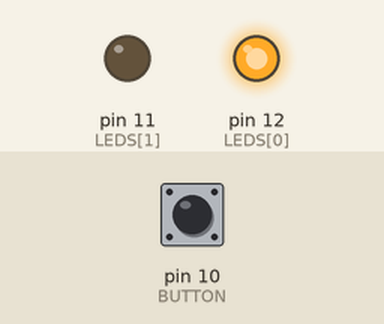
Recording of a sketch running on a simulated Arduino Uno, built with avr-gcc and run on an emulated ATmega328P. Parts: output pins drawn as LEDs (lit = HIGH). Inputs (shaded band) come from the test bench; at power-on: pin 10 (BUTTON) HIGH.

Above: at 1.2 s.
1.3 s: pin 10 (BUTTON) pulled LOW for 0.15 s
At 1.37 s:
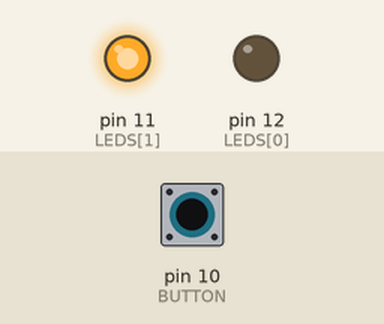
2.9 s: pin 10 (BUTTON) pulled LOW for 3.2 s
At 7.5 s:
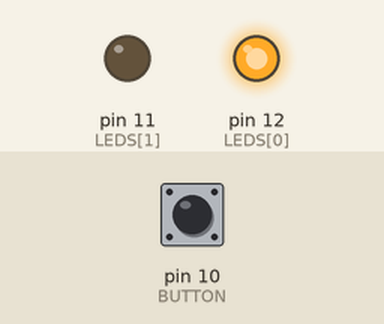
Timing chart, 0 to 9.0 s (numbered marks = the images above; inputs shaded):
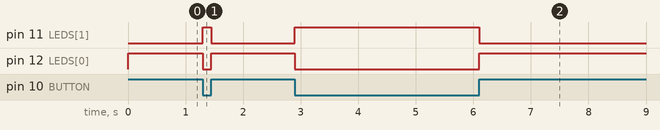

The sketch:

interruptor_doble_led.ino
```cpp
//https://www.tinkercad.com/things/6z4jDQ5OujF-interruptor-doble-led?sharecode=6uphFnm635B21PcPl5WCgr9SJ1fZwOL3kvKIx435l7s

const int LEDS[] = {12, 11};
const int BUTTON = 10;

void setup() {
  for(int i = 0; i < 2; i++){
    pinMode(LEDS[i], OUTPUT);
  }
  pinMode(BUTTON, INPUT_PULLUP);
}

void loop() {
  int button_state = digitalRead(BUTTON);
  if(button_state == LOW){
    digitalWrite(LEDS[0], LOW);
    digitalWrite(LEDS[1], HIGH);
  }else{
    digitalWrite(LEDS[0], HIGH);
    digitalWrite(LEDS[1], LOW);
  }
}
```

Measured:
- after the input at 1.3 s, pin 11 (LEDS[1]): LOW → HIGH at once, → LOW 0.15 s later; pin 12 (LEDS[0]): HIGH → LOW at once, → HIGH 0.15 s later
- after the input at 2.9 s, pin 11 (LEDS[1]): LOW → HIGH at once, → LOW 3.2 s later; pin 12 (LEDS[0]): HIGH → LOW at once, → HIGH 3.2 s later
